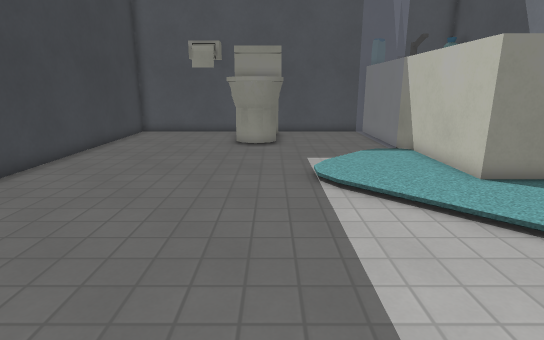
[1] (above)

12 first-person views from a walk through a 3-D level made in the Godot game engine. The camera is 1.4 m above the floor, tilts 14° down and sees 80° across. The floor is counted in squares, 0.5 m on a side. Each view is taken from the middle of a square. On the plan, view 1 faces up. The plan holds only what a view shows up to about 20 squares ahead; the rest is blank. The place goes on beyond the plan. Some surface patterns are stand-ins.

[2]
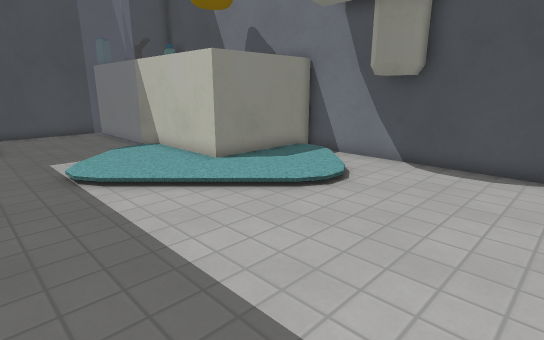

[3]
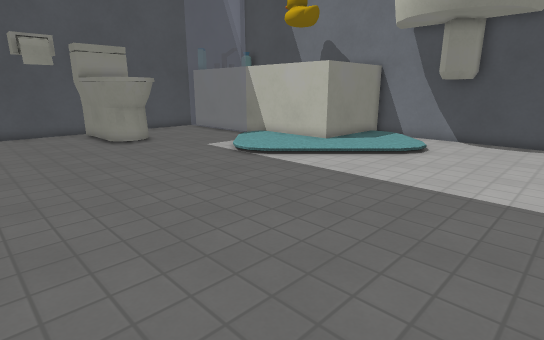

[4]
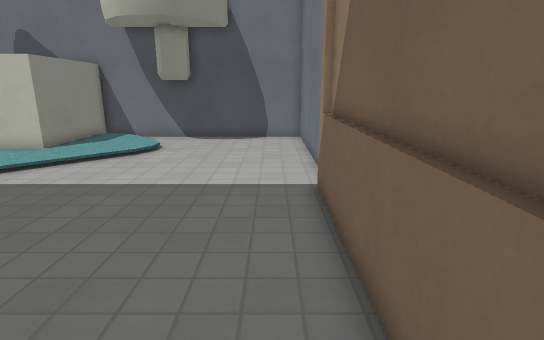

[5]
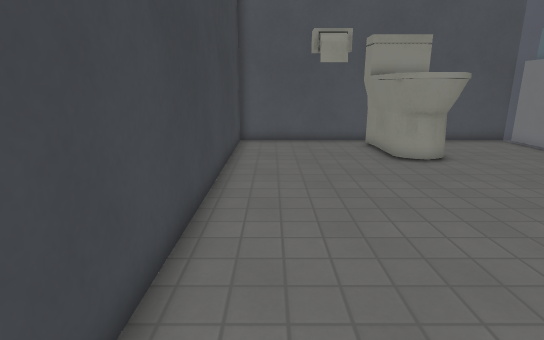

[6]
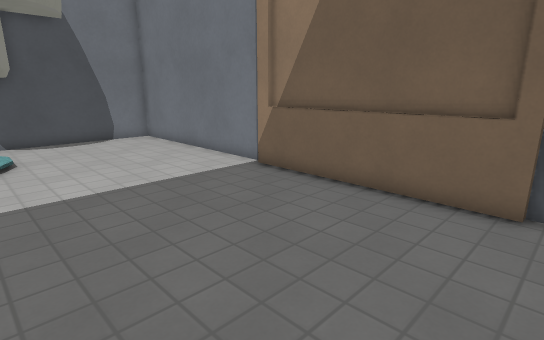

[7]
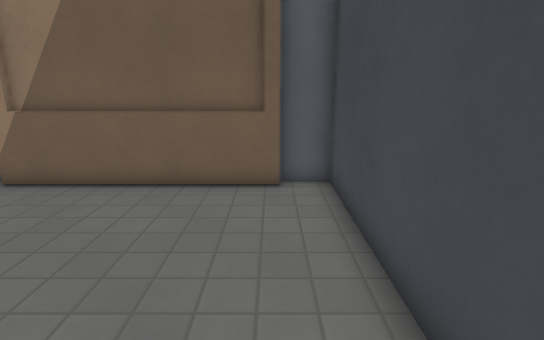

[8]
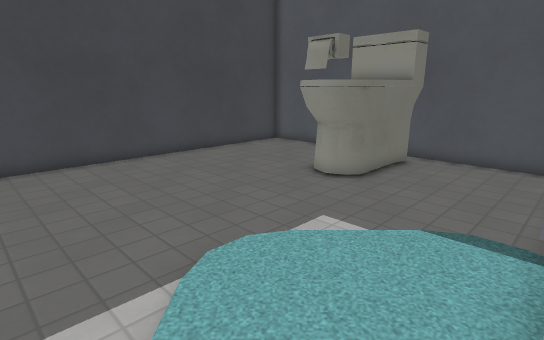

[9]
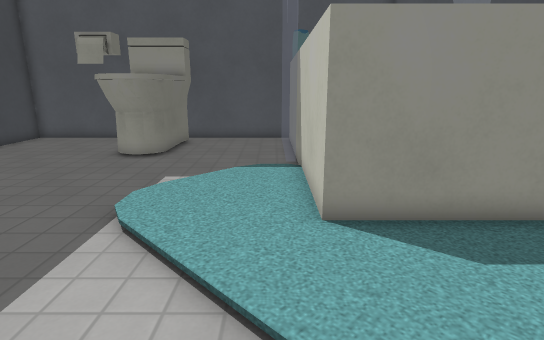

[10]
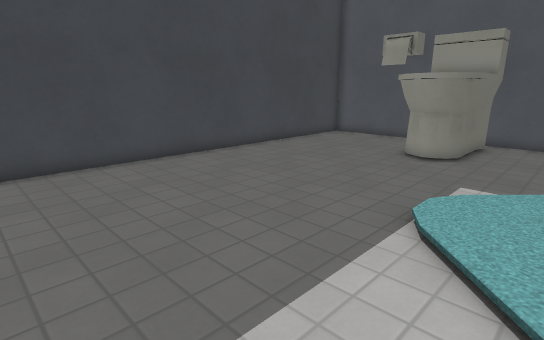

[11]
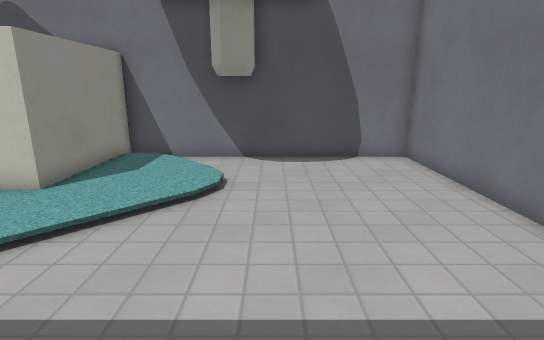

[12]
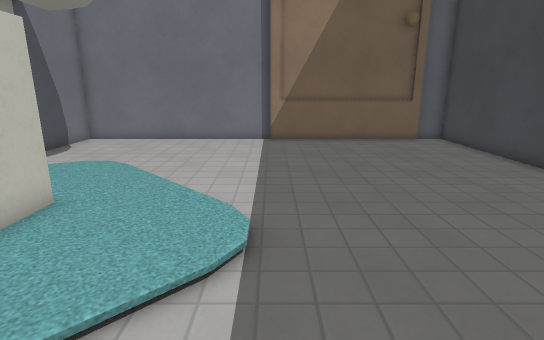

### Floor plan
Key: @ floor where view 1 was taken; # wall or solid block; . main floor; : floor 0.25 m higher than the main floor; / step, stairs or slope; T toilet; S sink.
Columns run from 9 left of view 1 to 12 right of it. Each row starts with its distance up from view 1.
 22 ###############
 21 #......TTTT...
 20 #......TTTT...
 19 #......T TT...
 18 #......TTTT...
 17 #......TTTT... #
 16 #......TTT.....#
 15 #..............#
 14 #............//#
 13 #.........../::#
 12 #........../:::#
 11 #..........::::#
 10 #..........::::#
  9 #........../:::######
  8 #.........../:::::::#
  7 #............/:::::: #
  6 #............./::::/ #
  5 #............../://SS#
  4 #..................SS#
  3 #................... #
  2 #................... #
  1 #...................#
  0 #........@..........#
 -1 #...................#
 -2 #.#########.........#
 -3 ####     ############

Where each view was taken, in squares from view 1:
view 1: 0 up, 0 right, facing up
view 2: 1 down, 1 left, facing up-right
view 3: 1 down, 8 left, facing up-right
view 4: 1 down, 8 left, facing right
view 5: 4 up, 7 left, facing up
view 6: 6 up, 8 left, facing down-right
view 7: 7 up, 7 left, facing down
view 8: 7 up, 6 right, facing up-left
view 9: 3 up, 5 right, facing up
view 10: 3 up, 4 right, facing up-left
view 11: 3 up, 2 left, facing right
view 12: 16 up, 1 right, facing down
